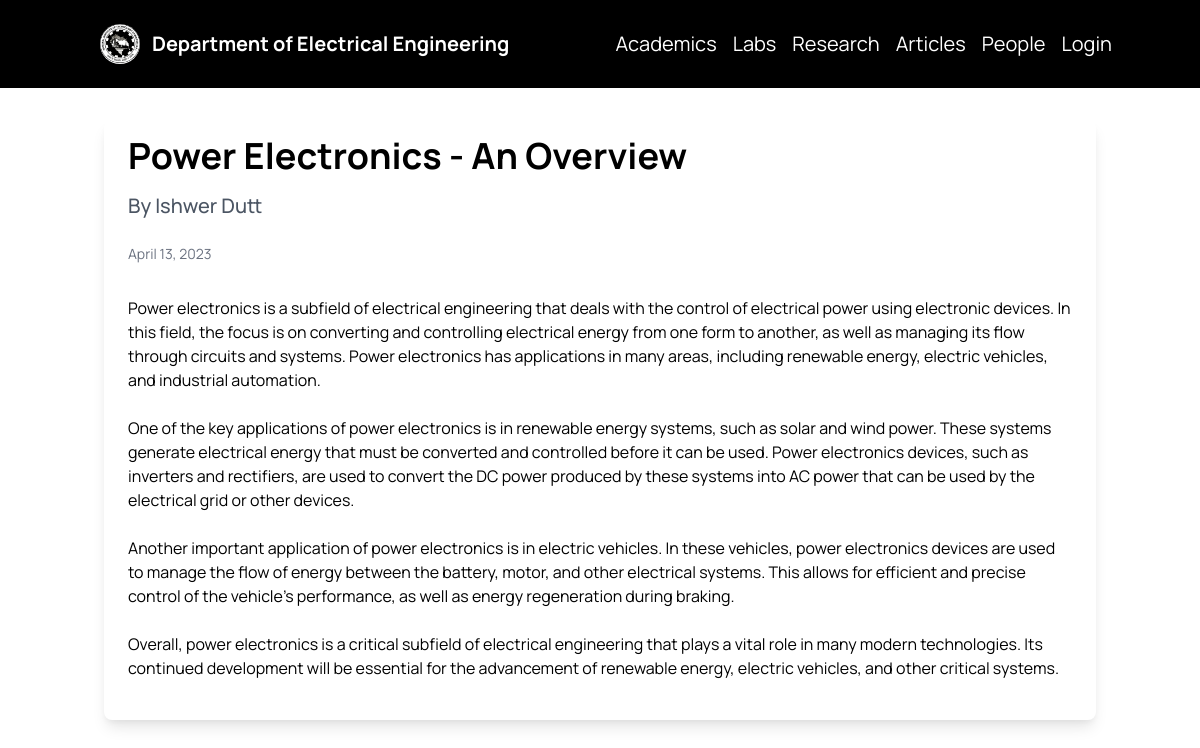
Page /1/ on the earlier database version.
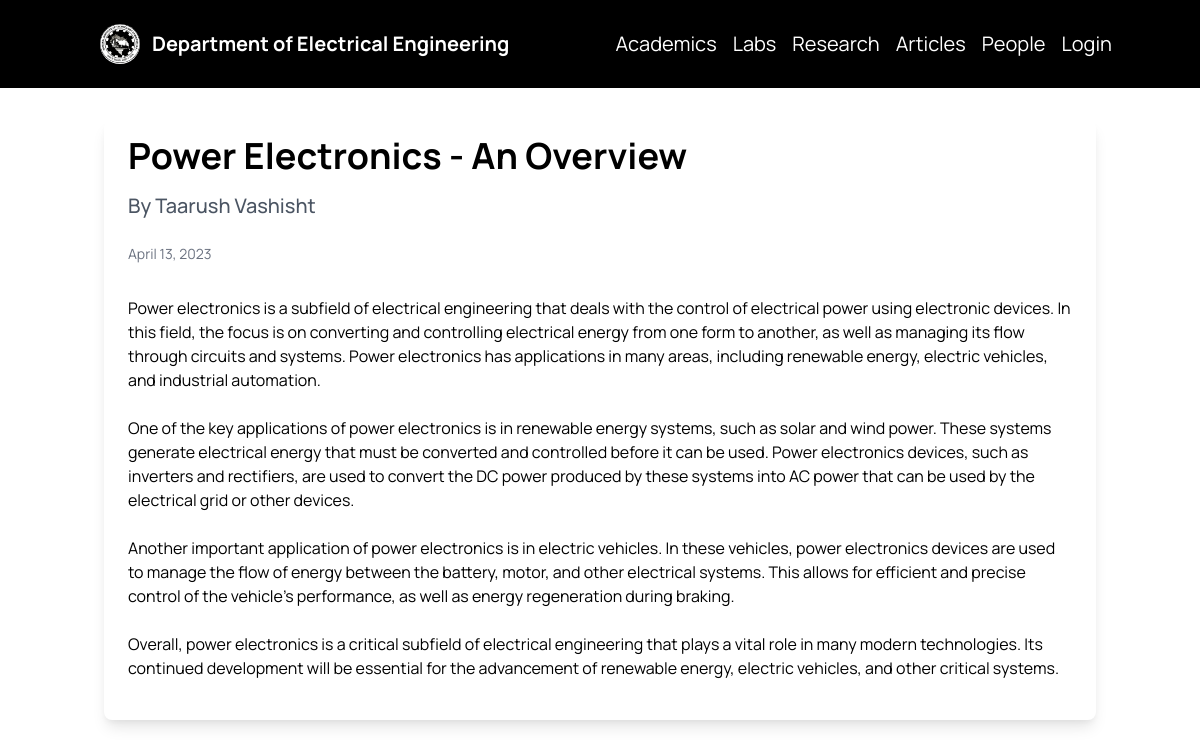
Same page on the later database version.
### ele/models.py (models this page shows, shortened)
class Post(models.Model):
    title = models.CharField(max_length=100)
    short_description= models.CharField(max_length=100,default="no short description available", blank=True)
    content = RichTextField(blank=True, null=True)
    author = models.ForeignKey(CustomUser, on_delete=models.CASCADE)
    document = models.FileField(upload_to='documents/', null=True, blank=True)
    created_at = models.DateTimeField(default=timezone.now)
    views = models.PositiveIntegerField(default=0)

class CustomUser(AbstractUser):
    role = models.CharField(choices=[(choice.value, choice.value) for choice in RoleChoices], max_length=10, null = True)
    bio = models.TextField(max_length=10000, null = True)
    name = models.TextField(max_length=30, null = True)
    company = models.TextField(null=True, blank=True)
    subjects = models.CharField(max_length=50, null = True, blank=True)
    profile_image = models.ImageField(upload_to="images/", null=True, blank=True)

### ele/views.py (the view)
# urls.py: path('<int:pk>/', PostDetailView.as_view(), name='post_detail'),
class PostDetailView(DetailView):
    model = Post
    template_name = 'ele/post_detail.html'

### ele/templates/ele/post_detail.html (shortened to what this page needs)
{% extends 'ele/base.html' %}
{% block content %}
  <div class="container mx-auto py-8">
    <div class="flex flex-wrap items-start mb-8">
      <div class="w-full lg:w-full px-4 mb-8">
        <div class="bg-white rounded-lg shadow-lg overflow-hidden">
          <div class="px-6 py-4">
            <h1 class="text-4xl font-bold mb-4">{{ object.title }}</h1>
            <div class="flex items-center mb-4">
              <div>
                <p class="text-xl font-medium text-gray-600 mb-2">By {{ post.author.name }}</p>
              </div>
            </div>
            <p class="text-gray-500 text-sm mb-4">{{ object.created_at|date:"F d, Y" }}</p>
          </div>
          <div class="prose max-w-none px-6 pb-4">{% autoescape off %}{{ object.content }}{% endautoescape %}</div>
        </div>
      </div>
        </div>
      </div>
    </div>
{% endblock %}

Differences in the rows shown:
changed through a linked row, Post "Power Electronics - An Overview": author.name "Ishwer Dutt" → "Taarush Vashisht"
